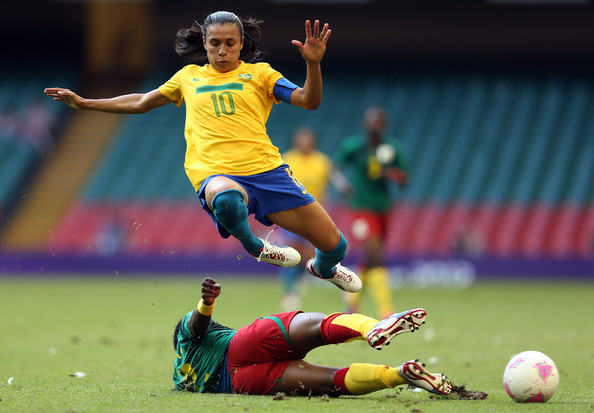
#> input picture exemploImagens/marta.jpg, 594 x 413 px
$ python segundoExemplo.py   (Python 2 division)
#> lines starting #> are read from the running program, lines starting #| are printed output that depends on the picture; after the words box and inside, x2 and y2 are one past the last pixel; in counts of white or black regions, pixels touching at a corner belong together
import cv2
import numpy as np

imagemJogador = cv2.imread("marta.jpg")
#> imagemJogador is the input picture: shape (413, 594, 3); mean B, G, R 78.4, 96.6, 97.1

#Exibe altura, largura e quantidade de canais de cor da imagem respectivamente
#(y,x,n)
print imagemJogador.shape
#| (413, 594, 3)

#Exibe o canal BGR (similar RGB) de um determinado pixel (y,x)
print imagemJogador.item(0,0,0), imagemJogador.item(0,0,1), imagemJogador.item(0,0,2)
#| 15 9 10

#Modifica a cor de um pixel. Nesse caso troco o pixel (0,0) para vermelho.
imagemJogador.itemset((0,0,2), 255)
#> imagemJogador: shape (413, 594, 3); under 0.01% of pixels changed, all inside (x1, y1, x2, y2) = (0, 0, 1, 1)
imagemJogador.itemset((0,0,0), 0)
#> imagemJogador: shape (413, 594, 3); mean B, G, R 78.4, 96.6, 97.1
imagemJogador.itemset((0,0,1), 0)
#> imagemJogador: shape (413, 594, 3); mean B, G, R 78.4, 96.6, 97.1

cv2.imwrite("marta2.jpg", imagemJogador)

#Extrair informa玢o da bola passando pixels correspondentes [yi:yf,xi:xf]
bola = imagemJogador[347:405, 500:563]
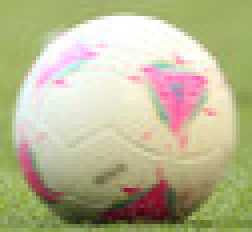
#> bola: shape (58, 63, 3) (shown 4 times larger); mean B, G, R 146.3, 182.4, 185.3
cv2.imwrite("bola.jpg", bola)

#Inserir a bola em um outro ponto da imagem passando pixels iniciais e finais
imagemJogador[334:392, 39:102] = bola
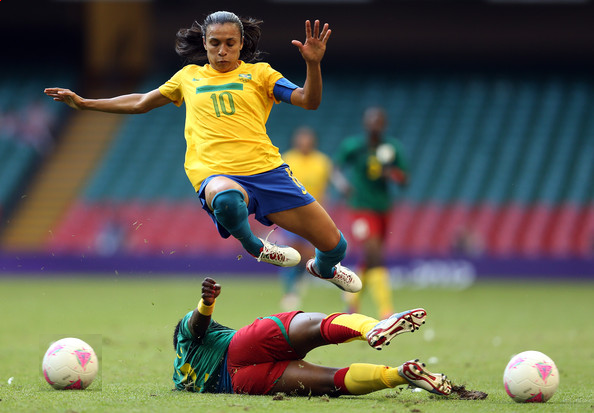
#> imagemJogador: shape (413, 594, 3); mean B, G, R 79, 96.6, 97.4
cv2.imwrite("marta3.jpg", imagemJogador)
